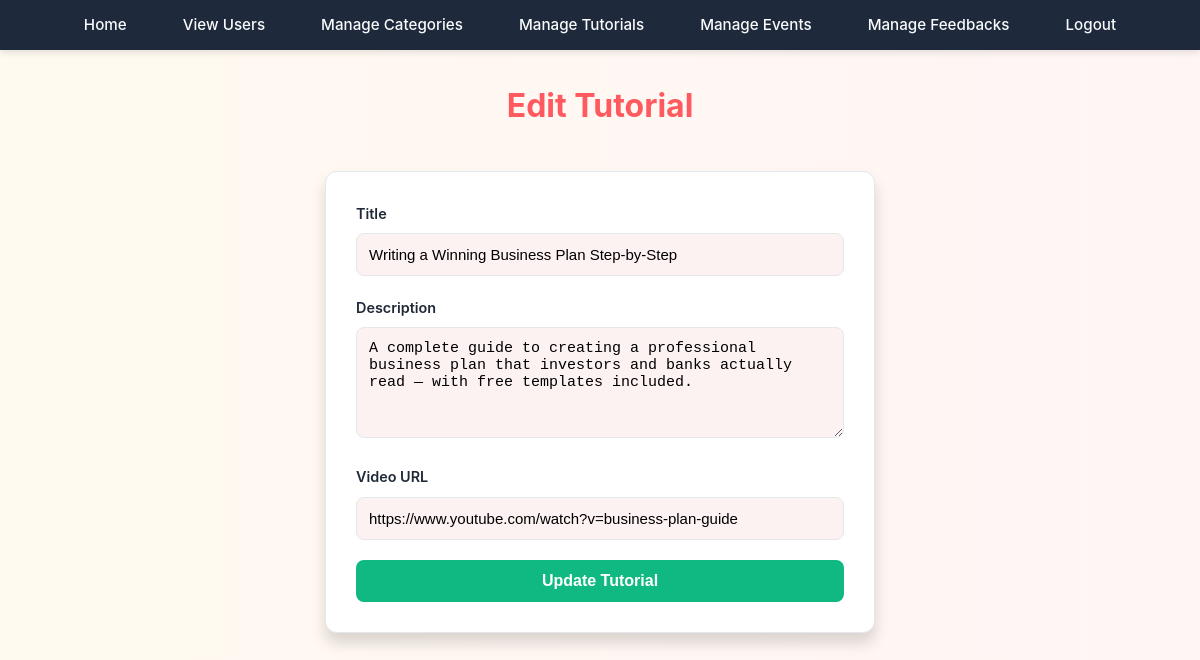
Screenshot of /admin/edit_tutorial.php?id=3 (signed in) with the database file from the repository.
### tables this page shows
CREATE TABLE `tutorials` (
  `tutorial_id` int(11) NOT NULL,
  `title` varchar(200) DEFAULT NULL,
  `description` text DEFAULT NULL,
  `video_url` varchar(255) DEFAULT NULL,
  `created_at` timestamp NOT NULL DEFAULT current_timestamp()
);

### admin/edit_tutorial.php (the view, shortened to what this page needs)
<?php
include "config.php";
$id = intval($_GET['id']);
$result = mysqli_query($conn,"SELECT * FROM tutorials WHERE tutorial_id=$id");
$tutorial = mysqli_fetch_assoc($result);
?>
<!DOCTYPE html>
<html>
<head>
<link rel="stylesheet" href="../CSS/style.css">
</head>
<body>
<?php include('navbar.php'); ?>
<div>
<h2>Edit Tutorial</h2>
<form method="post">
<label>Title</label>
<input type="text" name="title"
value="<?php echo htmlspecialchars($tutorial['title']); ?>" required>
<label>Description</label>
<textarea name="description" rows="5" required><?php echo htmlspecialchars($tutorial['description']); ?></textarea>
<label>Video URL</label>
<input type="text" name="video_url"
value="<?php echo htmlspecialchars($tutorial['video_url']); ?>" required>
<button type="submit">Update Tutorial</button>
</form>
</div>
</body>
</html>

### CSS/style.css (style rules this page uses)
:root { --primary-color: #ff5a5f; --primary-hover: #e14d52; --secondary-color: #ffcc00; --secondary-hover: #e6b800; --text-primary: #1f2937; --text-secondary: #4b5563; --bg-primary: #ffffff; --bg-secondary: #fdf2f2; --border-color: #e5e7eb; --shadow-sm: 0 1px 2px rgba(0, 0, 0, 0.05); --shadow-md: 0 4px 6px rgba(0, 0, 0, 0.1); --shadow-lg: 0 10px 15px rgba(0, 0, 0, 0.15); }
* { margin: 0; padding: 0; box-sizing: border-box; }
body { font-family: 'Inter', sans-serif; background: linear-gradient(to right, #fffaf0, #fff5f5); color: var(--text-primary); line-height: 1.6; }
h1, h2, h3, h4, h5, h6 { margin-top: 30px; font-weight: 700; text-align: center; margin-bottom: 1rem; color: var(--primary-color); }
h2 { font-size: 2rem; }
form { max-width: 550px; margin: 40px auto; padding: 30px; background: var(--bg-primary); border-radius: 12px; box-shadow: var(--shadow-lg); border: 1px solid var(--border-color); }
label { display: block; margin-bottom: 8px; font-size: 0.9rem; font-weight: 600; color: var(--text-primary); }
input, select, textarea { width: 100%; padding: 12px; border: 1.5px solid var(--border-color); border-radius: 8px; margin-bottom: 20px; font-size: 15px; background-color: var(--bg-secondary); transition: border-color 0.2s, box-shadow 0.2s; }
button, input[type="submit"] { display: inline-block; width: 100%; background: #10b981; color: white; border: none; padding: 12px 20px; font-size: 1rem; font-weight: 600; cursor: pointer; border-radius: 8px; transition: all 0.2s ease; }

### rows the page displays
tutorials: title "Writing a Winning Business Plan Step-by-Step", description "A complete guide to creating a professional business plan that investors and banks actually read — with free templates included.", video_url "https://www.youtube.com/watch?v=business-plan-guide"
